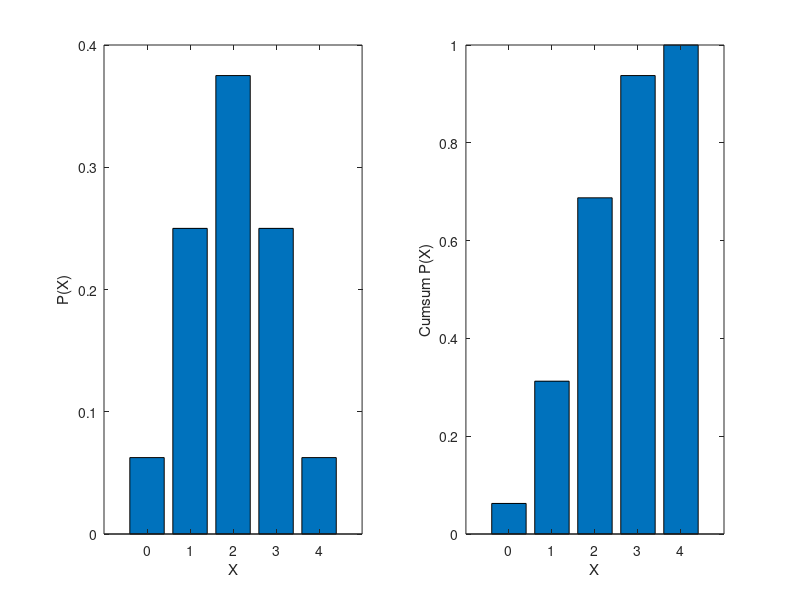

Write MATLAB code to recreate this figure.
N = 4;        # Number of trials
P_H_T = 0.5;  # Probability of Heads/Tails

X = 0:N;
P = arrayfun(@(k)(nchoosek(N, k) * P_H_T^k * (1 - P_H_T)^(N - k)), X);

subplot(1, 2, 1);
bar(X, P);
xlabel('X');
ylabel('P(X)');

subplot(1, 2, 2);
bar(X, cumsum(P));
xlabel('X');
ylabel('Cumsum P(X)');
